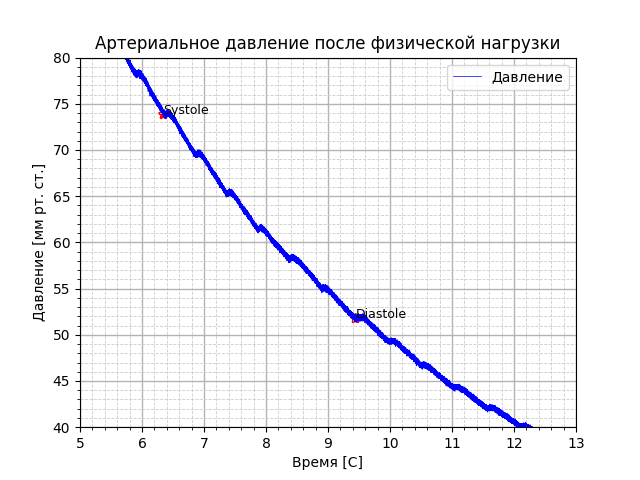

This figure's Python source:
import matplotlib.pyplot as plt

f = open('adc_after.txt').readlines()
y = []
x = []
x1 = [6.34, 9.44]
y1 = [73.9, 51.8]
for line in f:
    y.append((9.66 * int(line) + 129.42)/133.3)
length = len(y)

step = 30 / length

f = 0
for i in range(length):
    x.append(f)
    f += step

plt.xlim(5,13)
plt.ylim(40, 80)
plt.xlabel('Время [С]')
plt.ylabel('Давление [мм рт. ст.]')

plt.minorticks_on()
plt.grid(visible=True,
         which='major',
         linestyle='-',
         linewidth=1,
         color='0.7')  # основные линии

plt.grid(visible=True,
         which='minor',
         linestyle='--',
         linewidth=0.6,
         color='0.8')  # побочные линии
plt.scatter(x1, y1, linewidths=2, marker='*', color='red')
plt.plot(x, y, label='Давление', linewidth=0.5, color='blue')
plt.title('Артериальное давление после физической нагрузки')
plt.text(6.34, 73.9, 'Systole', fontsize=9)
plt.text(9.44, 51.8, 'Diastole', fontsize=9)
plt.legend()
plt.savefig('workout-pressure.png')
plt.plot()
plt.show()